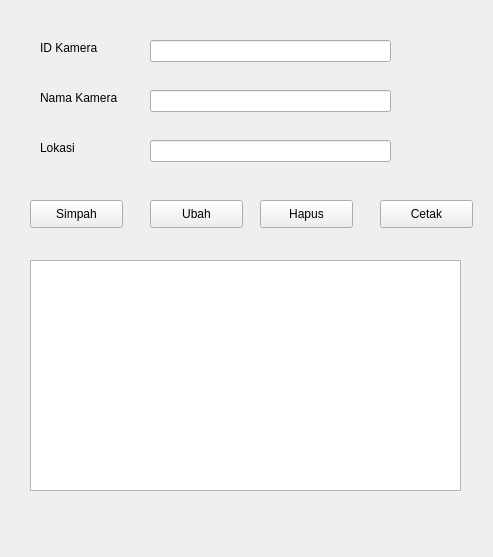
<?xml version="1.0" encoding="UTF-8"?>
<ui version="4.0">
 <class>Form</class>
 <widget class="QWidget" name="Form">
  <property name="geometry">
   <rect>
    <x>0</x>
    <y>0</y>
    <width>493</width>
    <height>557</height>
   </rect>
  </property>
  <property name="windowTitle">
   <string>Form</string>
  </property>
  <widget class="QPushButton" name="btnHapus">
   <property name="geometry">
    <rect>
     <x>260</x>
     <y>200</y>
     <width>93</width>
     <height>28</height>
    </rect>
   </property>
   <property name="text">
    <string>Hapus</string>
   </property>
  </widget>
  <widget class="QPushButton" name="btnCetak">
   <property name="geometry">
    <rect>
     <x>380</x>
     <y>200</y>
     <width>93</width>
     <height>28</height>
    </rect>
   </property>
   <property name="text">
    <string>Cetak</string>
   </property>
  </widget>
  <widget class="QPushButton" name="btnUbah">
   <property name="geometry">
    <rect>
     <x>150</x>
     <y>200</y>
     <width>93</width>
     <height>28</height>
    </rect>
   </property>
   <property name="text">
    <string>Ubah</string>
   </property>
  </widget>
  <widget class="QLabel" name="label_4">
   <property name="geometry">
    <rect>
     <x>40</x>
     <y>140</y>
     <width>55</width>
     <height>16</height>
    </rect>
   </property>
   <property name="text">
    <string>Lokasi</string>
   </property>
  </widget>
  <widget class="QLineEdit" name="editLokasi">
   <property name="geometry">
    <rect>
     <x>150</x>
     <y>140</y>
     <width>241</width>
     <height>22</height>
    </rect>
   </property>
  </widget>
  <widget class="QPushButton" name="btnSimpan">
   <property name="geometry">
    <rect>
     <x>30</x>
     <y>200</y>
     <width>93</width>
     <height>28</height>
    </rect>
   </property>
   <property name="text">
    <string>Simpah</string>
   </property>
  </widget>
  <widget class="QLabel" name="label">
   <property name="geometry">
    <rect>
     <x>40</x>
     <y>40</y>
     <width>71</width>
     <height>16</height>
    </rect>
   </property>
   <property name="text">
    <string>ID Kamera</string>
   </property>
  </widget>
  <widget class="QLineEdit" name="editnmKamera">
   <property name="geometry">
    <rect>
     <x>150</x>
     <y>90</y>
     <width>241</width>
     <height>22</height>
    </rect>
   </property>
  </widget>
  <widget class="QLineEdit" name="editIDKamera">
   <property name="geometry">
    <rect>
     <x>150</x>
     <y>40</y>
     <width>241</width>
     <height>22</height>
    </rect>
   </property>
  </widget>
  <widget class="QLabel" name="label_2">
   <property name="geometry">
    <rect>
     <x>40</x>
     <y>90</y>
     <width>91</width>
     <height>16</height>
    </rect>
   </property>
   <property name="text">
    <string>Nama Kamera</string>
   </property>
  </widget>
  <widget class="QTableView" name="tableKamera">
   <property name="geometry">
    <rect>
     <x>30</x>
     <y>260</y>
     <width>431</width>
     <height>231</height>
    </rect>
   </property>
  </widget>
 </widget>
 <resources/>
 <connections/>
</ui>
